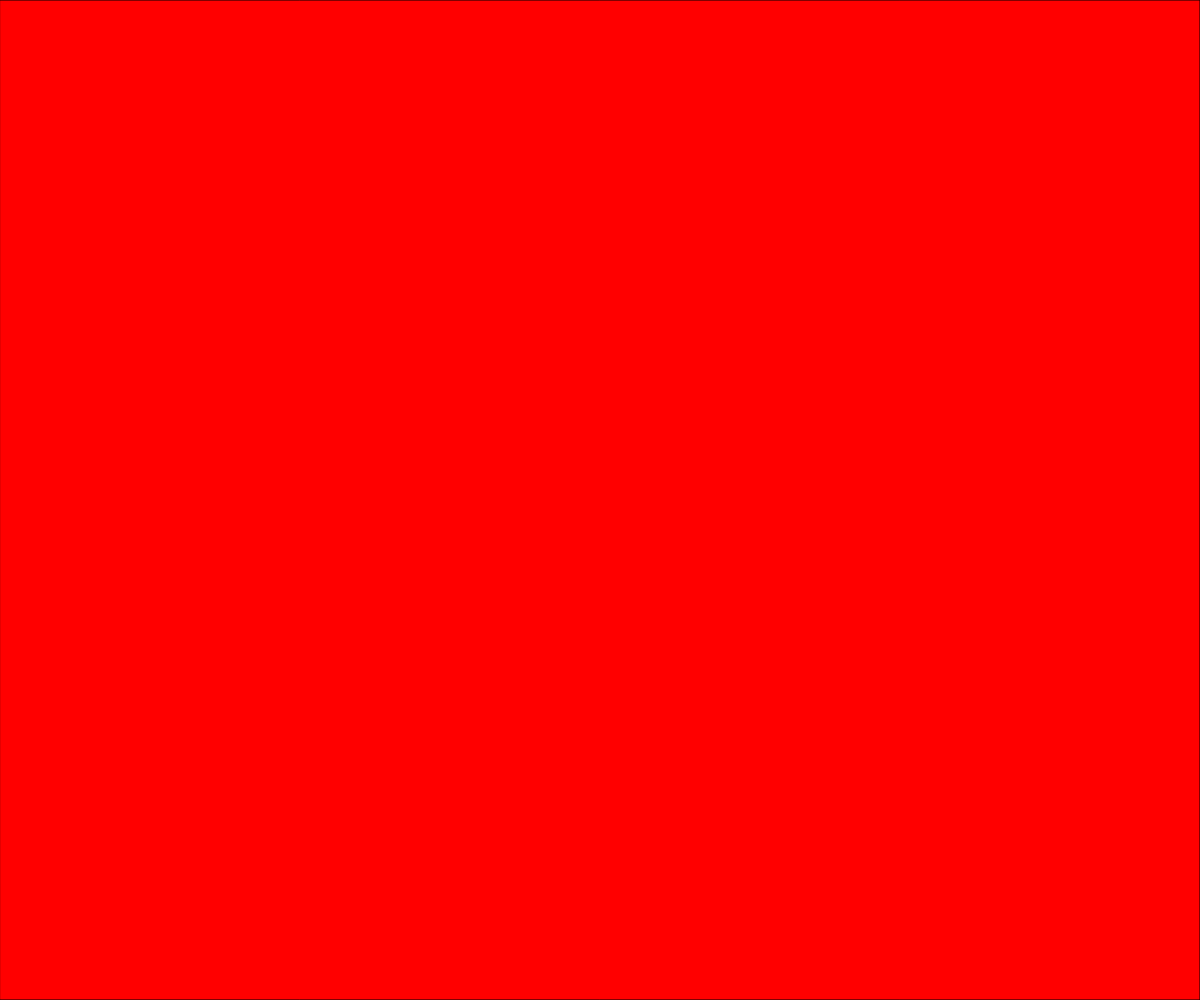
Frame 1 (no input)
Frame 60 (no input): identical to frame 1, image omitted
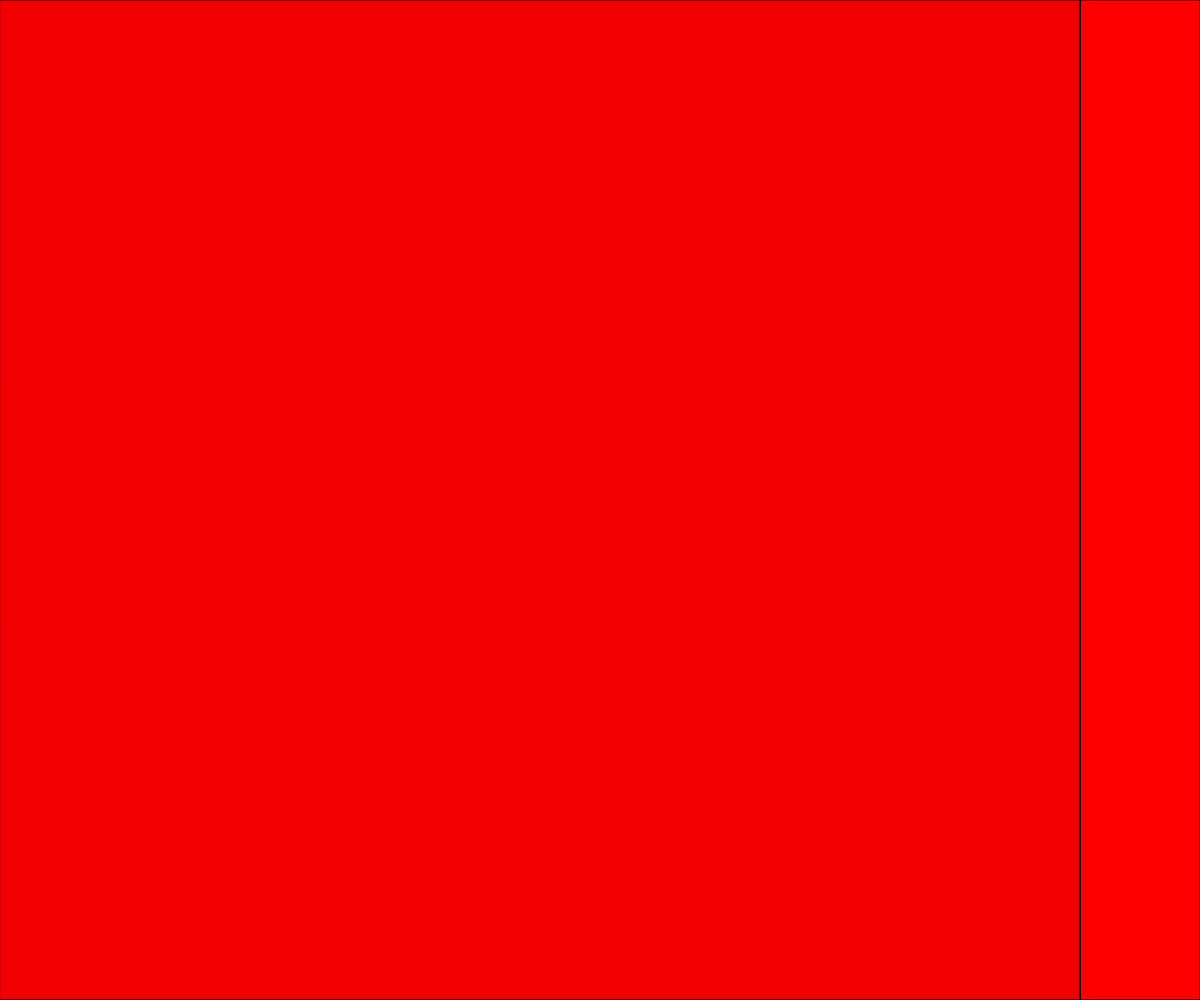
Frame 120 (the mouse pressed at the canvas centre since frame 60)

The p5.js sketch that drew these frames (run headless with seeded random() and noise() and a simulated clock; from frame 60 on, the mouse is pressed at the canvas centre):

// p5.js sketch
// ── sketch.js
let myInterval;
let rectSize = 500;
let myRed;

let num = 10;

function setup() {
  createCanvas(windowWidth, windowHeight);
  myInterval = setInterval(tick, 1000);
  rectSize = width;
  myRed = 255;
}

function draw() {
  // background(220);
  fill(myRed, 0, 0);
  rect(0, 0, rectSize, height);
}

function tick() {
  console.log("tick");
  rectSize = map(num, 10, 0, width, 0);
  myRed = map(num, 10, 0, 255, 100);

  num--;

  //myRed = myRed - 255 / 20;
  //  rectSize = rectSize - width / 20;
}
